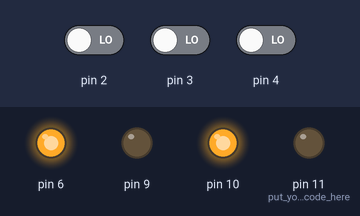
This sketch was run on a simulated Arduino Uno, built with avr-gcc and run on an emulated ATmega328P. Parts: output pins drawn as LEDs (lit = HIGH). Inputs (shaded band) come from the test bench; at power-on: pin 2 LOW, pin 3 LOW, pin 4 LOW.

Above: at 0.1 s.
Timing chart, 0 to 1.6 s (numbered marks = the images above):
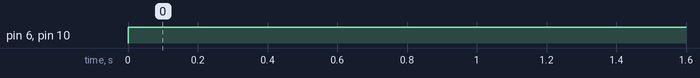

The sketch:

Line_1.ino
```cpp
int s0=digitalRead(2);
int s1=digitalRead(3);
int s2=digitalRead(4);


void setup() {
pinMode(2,INPUT);
pinMode(3,INPUT);
pinMode(4,INPUT);
pinMode(6,OUTPUT);
pinMode(9,OUTPUT);
pinMode(10,OUTPUT);
pinMode(11,OUTPUT);// put your setup code here, to run once:
}

void loop() {

  // put your main code here, to run repeatedly:
forward();

}


void left()
{

  digitalWrite(6,LOW);
  digitalWrite(9,LOW);
  digitalWrite(10,HIGH);
  digitalWrite(11,LOW);

 }
void left_spin()
{
  digitalWrite(6,LOW);
  digitalWrite(9,HIGH);
  digitalWrite(10,HIGH);
  digitalWrite(11,LOW);
 }
void forward()
{
  digitalWrite(6,HIGH);
  digitalWrite(9,LOW);
  digitalWrite(10,HIGH);
  digitalWrite(11,LOW);
}
void right()
{
  digitalWrite(6,HIGH);
  digitalWrite(9,LOW);
  digitalWrite(10,LOW);
  digitalWrite(11,LOW);
}
void right_spin()
{
  digitalWrite(6,HIGH);
  digitalWrite(9,LOW);
  digitalWrite(10,LOW);
  digitalWrite(11,HIGH);
 }
```

Measured:
- by itself, pin 6, pin 10: LOW → HIGH at 0.00 s
